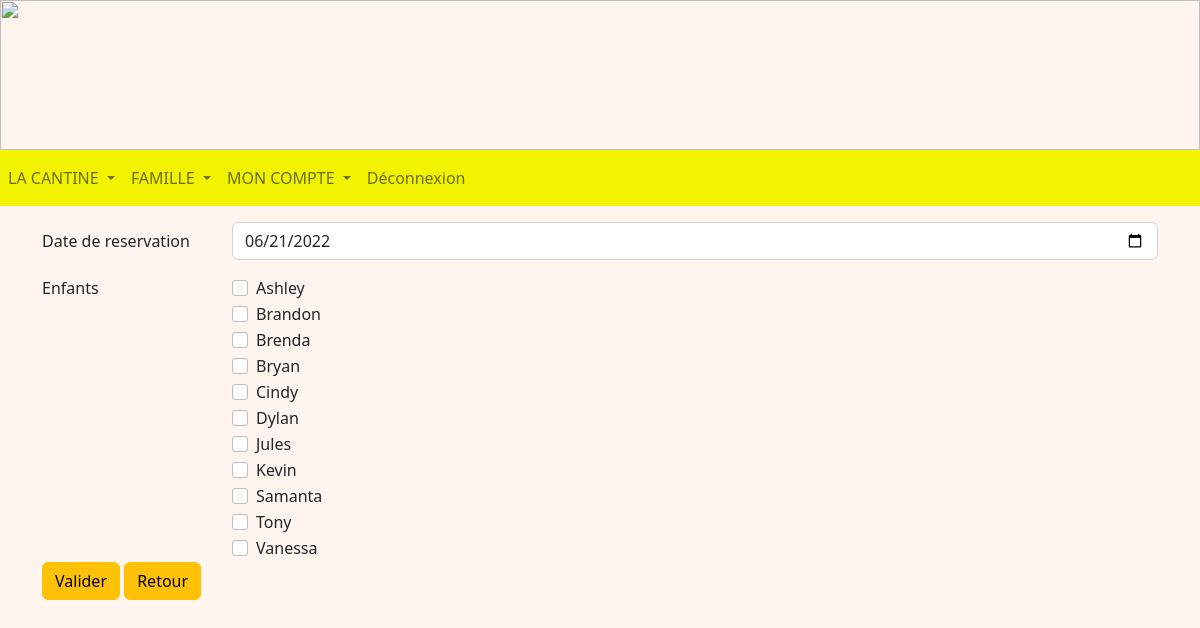
Page /ajoutRepas (signed in) on the committed database.
### tables this page shows
CREATE TABLE Enfant (
  code_enfant integer primary key autoincrement,
  nom_enfant TEXT NOT NULL,
  prenom_enfant TEXT NOT NULL,
  code_tarif integer NOT NULL,
  code_classe integer NOT NULL,
  code_representant integer NOT NULL,
  code_formule integer NOT NULL,
  FOREIGN KEY (code_tarif) REFERENCES Tarif(code_tarif),
  FOREIGN KEY (code_classe) REFERENCES Classe(code_classe),
  FOREIGN KEY (code_representant) REFERENCES Representant(code_representant)
  FOREIGN KEY (code_formule) REFERENCES Formule(code_formule)
);

### representant.py (the view, shortened to what this page needs)
@app.route('/ajoutRepas', methods = ["GET", "POST"])
@login_required
def ajoutRepas():
    db = get_db()
    cur = db.cursor()
    user = cur.execute("SELECT type_compte FROM Compte WHERE identifiant = ?", (flask_login.current_user.name, )).fetchone()
    if user[0] == 'Representant':
        now = choixDate()
        newDate = now + datetime.timedelta(days = 2)
        enfants = cur.execute("SELECT code_enfant, prenom_enfant FROM Enfant AS E INNER JOIN Representant AS R ON E.code_representant = R.code_representant WHERE R.identifiant = ? ORDER BY prenom_enfant", (flask_login.current_user.name, )).fetchall()
        return render_template('R_ajoutRepas.html', enfants = enfants, now = now.strftime('%Y-%m-%d'))
    if user[0] == 'Admin':
        return redirect(url_for('accueilAdmin'))
    return redirect(url_for('accueilEnseignant'))

### main.py (called while the page is built)
@login_manager.user_loader
def load_user(user_id):
    db = get_db()
    cur = db.cursor()
    user = cur.execute('SELECT identifiant, mot_de_passe FROM Compte WHERE identifiant=?', (user_id, )).fetchone()
    return User(user[0], user[1])

def get_db():
    if 'db' not in g:
        g.db = sqlite3.connect(DATABASE)
    return g.db

@app.teardown_appcontext
def close_connection(exception):
    db = g.pop('db', None)
    if db is not None:
        db.close()

def choixDate():
    return datetime.datetime.today()

### templates/R_ajoutRepas.html (shortened to what this page needs)
<!DOCTYPE html>
<html>
<head>
    {% extends "R_layout.html" %}
    {% block content %}
    <div class="container mt-3">
        <form method="post">
            <div class="row mb-3">
                <label class="col-sm-2 col-form-label" for="repas">Date de reservation</label>
                <div class="col-sm-10">
                    <input class="form-control" type="date" id="repas" name="repas" value="{{ now }}" min="2010-01-01"
                        max="2100-12-31">
                </div>
            </div>
            <div class="form-group row">
                <div class="col-sm-2">Enfants</div>
                <div class="col-sm-10">
                    {% for enfant in enfants %}
                    <div class="form-check">
                        <input class="form-check-input" type="checkbox" value="{{ enfant[0] }}" name="{{ enfant[1] }}"
                            id="{{ enfant[1] }}">
                        <label class="form-check-label" for="{{ enfant[1] }}">
                            {{ enfant[1] }}
                        </label>
                    </div>
                    {% endfor %}
                </div>
            </div>
            <button class="btn btn-warning mb-3" type="submit">Valider</button>
            <a class="btn btn-warning mb-3" href="/repas">Retour</a>
        </form>
    </div>
    {% endblock %}

### static/css/main.css (style rules this page uses)
body { background-repeat: no-repeat; background-color:rgb(265,245,238); height: 110px; margin: 0px; }

### rows in the picture
Enfant: prenom_enfant "Ashley"
Enfant: prenom_enfant "Brandon"
Enfant: prenom_enfant "Brenda"
Enfant: prenom_enfant "Bryan"
Enfant: prenom_enfant "Cindy"
Enfant: prenom_enfant "Dylan"
Enfant: prenom_enfant "Jules"
Enfant: prenom_enfant "Kevin"
Enfant: prenom_enfant "Samanta"
Enfant: prenom_enfant "Tony"
Enfant: prenom_enfant "Vanessa"
